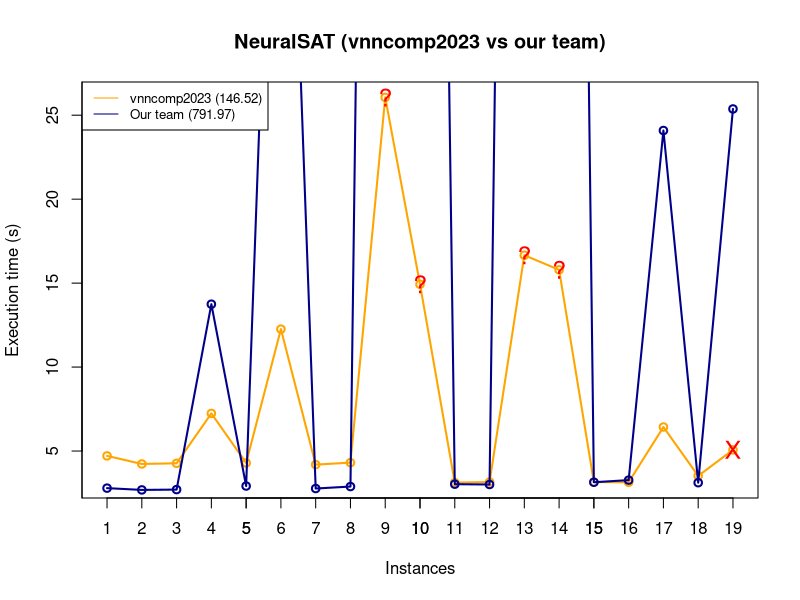

The R script that drew this image:
# Provided data
data1 <- c(4.71, 4.23, 4.27, 7.24, 4.29, 12.26, 4.19, 4.31, 
           26.06, 14.93, 3.12, 3.15, 16.66, 15.79, 3.15, 
           3.14,6.43,3.52,5.07)

data2 <- c(2.7899, 2.6843, 2.703, 13.7448, 2.9155, 59.6545, 
           2.7671, 2.8843, 159.8111, 150.884, 3.025, 3.006, 
           157.7578, 168.3546, 3.1413, 3.2678, 24.0889, 3.1138, 25.3725)

# Total running time calculation
total_time1 <- sum(data1)
total_time2 <- sum(data2)

# Your existing plotting code
plot(data1, type = "o", col = "orange", xlab = "Instances", ylab = "Execution time (s)", 
     main = "NeuralSAT (vnncomp2023 vs our team)", lwd = 2, xlim = c(1, length(data1)))
lines(data2, type = "o", col = "darkblue", lwd = 2)
legend("topleft", legend = c(paste("vnncomp2023 (", round(total_time1, 2), ")", sep = ""), 
                             paste("Our team (", round(total_time2, 2), ")", sep = "")), 
       col = c("orange", "darkblue"), lty = 1, cex = 0.8)

# Adjusting x-axis tick spacing
axis(1, at = seq(1, length(data1), by = 1))

# Adjusting y-axis tick spacing and adding maximum value
max_value_y1 <- max(data1)
max_value_y2 <- max(data2)
max_y <- max(max_value_y1, max_value_y2)
axis(2, at = seq(0, max_y, by = 50))

# Adding "X" markers for instances 9 and 10 from data1
text(x = 9, y = data1[9], labels = "?", col = "red", cex = 1.5)
text(x = 10, y = data1[10], labels = "?", col = "red", cex = 1.5)
text(x = 13, y = data1[13], labels = "?", col = "red", cex = 1.5)
text(x = 14, y = data1[14], labels = "?", col = "red", cex = 1.5)
text(x = 19, y = data1[19], labels = "X", col = "red", cex = 1.5)
